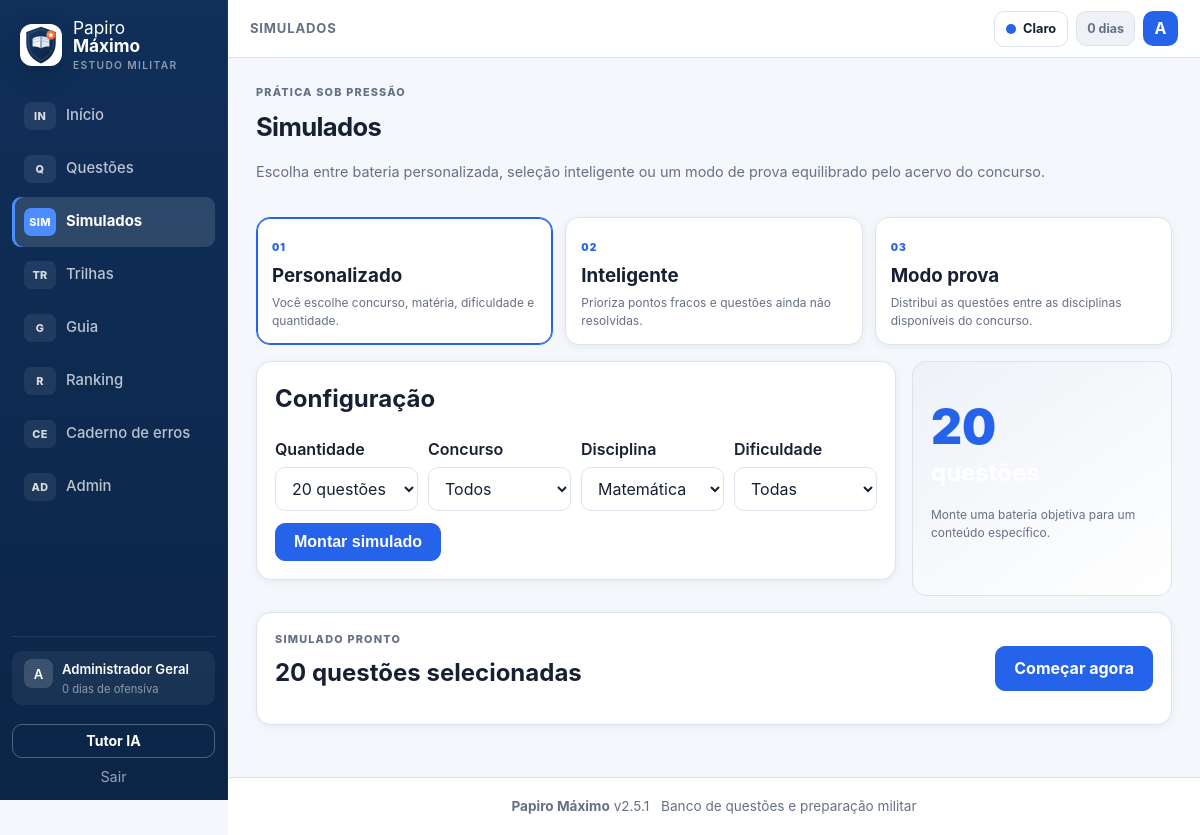
Screenshot of /simulados.php?gerar=1&modo=personalizado&qtd=20&materia=Matemática (signed in) with the database file from the repository.
### tables this page shows
CREATE TABLE IF NOT EXISTS users (
  id INT AUTO_INCREMENT PRIMARY KEY,
  nome VARCHAR(100) NOT NULL,
  email VARCHAR(150) NOT NULL UNIQUE,
  senha_hash VARCHAR(255) NOT NULL,
  foco VARCHAR(20) NOT NULL DEFAULT 'EFOMM',
  role VARCHAR(10) NOT NULL DEFAULT 'aluno',
  ofensiva INT NOT NULL DEFAULT 0,
  ultima_atividade DATE NULL,
  created_at TIMESTAMP DEFAULT CURRENT_TIMESTAMP
);

### includes/config.php (called while the page is built, shortened)
<?php
function url(string $path = ''): string {
    $p = trim($path);
    return BASE_URL . '/' . ltrim($p, '/');
}

### includes/helpers.php (called while the page is built, shortened)
<?php
function e($s): string { return htmlspecialchars((string)($s ?? ''), ENT_QUOTES, 'UTF-8'); }

### includes/db.php (called while the page is built, shortened)
<?php
function db(): PDO {
    static $pdo = null;
    if ($pdo instanceof PDO) return $pdo;
    if (DB_DRIVER === 'sqlite') {
        $dir = dirname(DB_SQLITE_PATH);
        if (!is_dir($dir)) mkdir($dir, 0775, true);
        $pdo = new PDO('sqlite:' . DB_SQLITE_PATH);
    } else {
        $dsn = sprintf('mysql:host=%s;dbname=%s;charset=utf8mb4', DB_HOST, DB_NAME);
        $pdo = new PDO($dsn, DB_USER, DB_PASS);
    }
    $pdo->setAttribute(PDO::ATTR_ERRMODE, PDO::ERRMODE_EXCEPTION);
    $pdo->setAttribute(PDO::ATTR_DEFAULT_FETCH_MODE, PDO::FETCH_ASSOC);
    return $pdo;
}

### includes/auth.php (called while the page is built, shortened)
<?php
function current_user(): ?array {
    static $cache = null;
    if ($cache === null) {
        $st = db()->prepare('SELECT * FROM users WHERE id = ?');
        $st->execute([(int)$_SESSION['user_id']]);
        $cache = $st->fetch() ?: false;
    }
    return $cache === false ? null : $cache;
}
function is_admin(?array $u = null): bool {
    $u = $u ?? current_user();
    return $u !== null && (($u['role'] ?? '') === 'admin');
}

### simulados.php (the view, shortened to what this page needs)
<?php
$user=current_user(); $uid=$user?(int)$user['id']:0; $pdo=db();
function sim_rand_sql(PDO $pdo): string { return (string)$pdo->getAttribute(PDO::ATTR_DRIVER_NAME)==='sqlite'?'RANDOM()':'RAND()'; }
function sim_pick(PDO $pdo, array $where, array $params, int $limit, bool $unanswered=false, int $uid=0): array {
    if($unanswered&&$uid){$where[]='NOT EXISTS (SELECT 1 FROM respostas r WHERE r.user_id=? AND r.questao_id=q.id)';$params[]=$uid;}
    $sql='SELECT q.* FROM questoes q WHERE '.implode(' AND ',$where).' ORDER BY '.sim_rand_sql($pdo).' LIMIT '.max(1,$limit);
    $st=$pdo->prepare($sql);$st->execute($params);return $st->fetchAll();
}
    $title='Resultado do simulado';$active='simulados';include __DIR__.'/includes/header.php';?>
    <?php include __DIR__.'/includes/footer.php';exit;
$qtd=(int)($_GET['qtd']??10);if(!in_array($qtd,[5,10,15,20,30,40,50],true))$qtd=10;
$modo=(string)($_GET['modo']??'personalizado');if(!in_array($modo,['personalizado','inteligente','prova'],true))$modo='personalizado';
$concurso=(string)($_GET['concurso']??($modo==='prova'&&$user?(string)$user['foco']:''));if(!in_array($concurso,CONCURSOS_TODOS,true))$concurso='';
$materia=(string)($_GET['materia']??'');if(!in_array($materia,MATERIAS,true))$materia='';
$dif=(string)($_GET['dificuldade']??'');if(!in_array($dif,DIFICULDADES,true))$dif='';
$gerar=isset($_GET['gerar']);$lista=[];$execId=0;$intelligenceNote='';
if($gerar){
    if($modo==='prova'&&$concurso!=='')$lista=sim_balanced($pdo,$concurso,$qtd,$uid);
    else{
        $where=['q.ativo=1'];$params=[];if($concurso!==''){$where[]='q.concurso=?';$params[]=$concurso;}if($materia!==''){$where[]='q.materia=?';$params[]=$materia;}if($dif!==''){$where[]='q.dificuldade=?';$params[]=$dif;}
        $lista=sim_pick($pdo,$where,$params,$qtd,true,$uid);if(count($lista)<$qtd)$lista=sim_pick($pdo,$where,$params,$qtd,false,$uid);
    }
    if($uid&&$lista){$ids=array_map('intval',array_column($lista,'id'));$pdo->prepare('INSERT INTO simulados_execucoes (user_id,modo,concurso,materia,qtd,ids_json,config_json,inicio,respondidas,avaliadas,acertos) VALUES (?,?,?,?,?,?,?,?,0,0,0)')->execute([$uid,$modo,$concurso,$materia,count($ids),json_encode($ids),json_encode(['dificuldade'=>$dif],JSON_UNESCAPED_UNICODE),now_str()]);$execId=(int)$pdo->lastInsertId();$_SESSION['simulado_atual']=['id'=>$execId,'ids'=>$ids];}
}
$title='Simulados';$active='simulados';include __DIR__.'/includes/header.php';
?>
<div class="page-head"><div><span class="eyebrow">PRÁTICA SOB PRESSÃO</span><h1>Simulados</h1><p class="muted">Escolha entre bateria personalizada, seleção inteligente ou um modo de prova equilibrado pelo acervo do concurso.</p></div></div>
<div class="sim-mode-grid">
  <a class="sim-mode-card <?= $modo==='personalizado'?'active':'' ?>" href="<?= e(url('simulados.php?modo=personalizado')) ?>"><span>01</span><h3>Personalizado</h3><p>Você escolhe concurso, matéria, dificuldade e quantidade.</p></a>
  <a class="sim-mode-card <?= $modo==='inteligente'?'active':'' ?>" href="<?= e(url('simulados.php?modo=inteligente')) ?>"><span>02</span><h3>Inteligente</h3><p>Prioriza pontos fracos e questões ainda não resolvidas.</p></a>
  <a class="sim-mode-card <?= $modo==='prova'?'active':'' ?>" href="<?= e(url('simulados.php?modo=prova')) ?>"><span>03</span><h3>Modo prova</h3><p>Distribui as questões entre as disciplinas disponíveis do concurso.</p></a>
</div>
<div class="sim-builder"><div class="card"><h2>Configuração</h2><form method="get" class="form"><input type="hidden" name="gerar" value="1"><input type="hidden" name="modo" value="<?= e($modo) ?>"><div class="sim-options"><label>Quantidade<select name="qtd"><?php foreach([5,10,15,20,30,40,50] as $n):?><option value="<?= $n ?>" <?= $qtd===$n?'selected':'' ?>><?= $n ?> questões</option><?php endforeach;?></select></label><label>Concurso<select name="concurso"><option value="">Todos</option><?php foreach(CONCURSOS_TODOS as $c):if($c==='Outro')continue;?><option value="<?= e($c) ?>" <?= $concurso===$c?'selected':'' ?>><?= e(concurso_nome($c)) ?></option><?php endforeach;?></select></label><?php if($modo==='personalizado'):?><label>Disciplina<select name="materia"><option value="">Todas</option><?php foreach(MATERIAS as $m):if($m==='Geral')continue;?><option value="<?= e($m) ?>" <?= $materia===$m?'selected':'' ?>><?= e($m) ?></option><?php endforeach;?></select></label><label>Dificuldade<select name="dificuldade"><option value="">Todas</option><?php foreach(DIFICULDADES as $d):?><option <?= $dif===$d?'selected':'' ?>><?= e($d) ?></option><?php endforeach;?></select></label><?php endif;?></div><button class="btn btn-primary" type="submit">Montar simulado</button></form></div><aside class="sim-summary"><div class="sim-kpi"><?= $gerar?count($lista):$qtd ?></div><h2>questões</h2><p><?= $modo==='inteligente'?'O algoritmo usa seu histórico real para escolher a bateria.':($modo==='prova'?'A seleção é equilibrada entre as matérias existentes no acervo do concurso.':'Monte uma bateria objetiva para um conteúdo específico.') ?></p></aside></div>
<?php if($gerar):?><div class="card sim-ready"><div><span class="eyebrow">SIMULADO PRONTO</span><h2><?= count($lista) ?> questões selecionadas</h2><p class="muted"><?= e($intelligenceNote) ?></p></div><?php if($lista):?><a class="btn btn-primary" href="<?= e(url('resolver.php?id='.(int)$lista[0]['id'].'&sim_id='.$execId.'&pos=0')) ?>">Começar agora</a><?php endif;?></div><?php endif;?>
<?php include __DIR__.'/includes/footer.php'; ?>

### includes/header.php (shortened to what this page needs)
<?php
$user = current_user();
$nav = [
    ['inicio', 'Início', 'IN', 'index.php'],
    ['questoes', 'Questões', 'Q', 'questoes.php'],
    ['simulados', 'Simulados', 'SIM', 'simulados.php'],
    ['trilhas', 'Trilhas', 'TR', 'trilhas.php'],
    ['guia', 'Guia', 'G', 'guia.php'],
    ['ranking', 'Ranking', 'R', 'ranking.php'],
    ['caderno', 'Caderno de erros', 'CE', 'caderno.php'],
];
?>
<!DOCTYPE html>
<html lang="pt-BR">
<head>
<link rel="stylesheet" href="<?= e(url('assets/css/style.css?v=' . rawurlencode(APP_VERSION))) ?>">
<link rel="stylesheet" href="<?= e(url('assets/css/papiro-v2.css?v=' . rawurlencode(APP_VERSION))) ?>">
</head>
<body>
<div class="shell">
  <aside class="sidebar" id="sidebar">
    <a class="brand" href="<?= e(url('index.php')) ?>">
      <img class="brand-logo" src="<?= e(url('icons/papiro-logo.svg')) ?>" alt="Papiro Máximo">
      <span class="brand-name">Papiro <b>Máximo</b><small>estudo militar</small></span>
    </a>
    <nav class="nav">
      <?php foreach ($nav as [$key, $label, $icon, $href]): ?>
        <a href="<?= e(url($href)) ?>" class="<?= ($active ?? '') === $key ? 'active' : '' ?>"><span class="nav-glyph"><?= e($icon) ?></span><span><?= e($label) ?></span></a>
      <?php endforeach; ?>
      <?php if ($user && is_admin($user)): ?>
        <a href="<?= e(url('admin/index.php')) ?>" class="<?= ($active ?? '') === 'admin' ? 'active' : '' ?>"><span class="nav-glyph">AD</span><span>Admin</span></a>
      <?php endif; ?>
    </nav>
    <div class="side-foot">
      <?php if ($user): ?>
        <a class="user-chip" href="<?= e(url('perfil.php')) ?>"><span class="mini-avatar"><?= e(mb_strtoupper(mb_substr($user['nome'],0,1))) ?></span><span><?= e($user['nome']) ?><small><?= (int)$user['ofensiva'] ?> dias de ofensiva</small></span></a>
        <div class="side-foot-actions">
          <a class="btn btn-ghost btn-block btn-small" href="<?= e(url('ia.php')) ?>">Tutor IA</a>
          <a class="logout" href="<?= e(url('logout.php')) ?>">Sair</a>
        </div>
      <?php else: ?>
        <a class="btn btn-primary btn-block" href="<?= e(url('login.php')) ?>">Entrar</a>
        <a class="btn btn-ghost btn-block" href="<?= e(url('cadastro.php')) ?>">Criar conta</a>
      <?php endif; ?>
    </div>
  </aside>
  <div class="main-col">
    <header class="topbar">
      <div class="topbar-left">
        <span class="top-context"><?= e($title ?? 'Início') ?></span>
      </div>
      <div class="top-right">
        <button class="theme-toggle" id="themeToggle" type="button" aria-label="Alternar tema"><span class="theme-dot"></span><span id="themeLabel">Tema</span></button>
        <?php if ($user): ?>
          <span class="streak" title="Ofensiva"><?= (int)$user['ofensiva'] ?> dias</span>
          <a class="avatar" href="<?= e(url('perfil.php')) ?>" title="<?= e($user['nome']) ?>"><?= e(mb_strtoupper(mb_substr($user['nome'], 0, 1))) ?></a>
        <?php else: ?>
          <a class="btn btn-small" href="<?= e(url('login.php')) ?>">Entrar</a>
          <a class="btn btn-primary btn-small" href="<?= e(url('cadastro.php')) ?>">Criar conta</a>
        <?php endif; ?>
      </div>
    </header>
    <main class="content">

### assets/css/style.css (style rules this page uses)
:root { --navy:#0b1b33; --navy2:#13294f; --navy3:#1d3a68; --gold:#e3a82b; --gold2:#f5c451; --gold-soft:#fdf3d7; --bg:#f1ecdd; --card:#fffdf6; --line:#e2d9c2; --ink:#1d2433; --muted:#6f6a5c; --ok:#15803d; --ok-bg:#e5f5e9; --err:#b91c1c; --err-bg:#fdecec; --info:#1d4ed8; --info-bg:#e8effe; --radius:14px; --shadow:0 2px 10px rgba(11,27,51,.08); }
* { box-sizing:border-box }
html { -webkit-text-size-adjust:100% }
body { margin:0;font-family:"Segoe UI",system-ui,-apple-system,Roboto,Arial,sans-serif;background:var(--bg);color:var(--ink);line-height:1.55 }
a { color:var(--navy3);text-decoration:none }
.muted { color:var(--muted);font-size:.9em }
.shell { display:flex;min-height:100vh }
.sidebar { width:250px;flex-shrink:0;background:linear-gradient(180deg,var(--navy),var(--navy2));color:#fff;position:sticky;top:0;height:100vh;display:flex;flex-direction:column;padding:18px 14px;z-index:60 }
.brand { display:flex;align-items:center;gap:10px;color:#fff;font-size:1.15rem;padding:4px 8px 16px }
.brand-name b { color:var(--gold2) }
.nav { display:flex;flex-direction:column;gap:2px;overflow-y:auto }
.nav a { display:flex;gap:10px;align-items:center;color:#dbe4f3;padding:9px 12px;border-radius:10px;font-weight:500 }
.nav a.active { background:var(--gold);color:var(--navy);font-weight:700 }
.side-foot { margin-top:auto;display:flex;flex-direction:column;gap:8px;padding-top:14px;border-top:1px solid rgba(255,255,255,.15) }
.user-chip { color:#fff;background:rgba(255,255,255,.1);padding:8px 12px;border-radius:10px;font-weight:600 }
.user-chip small { color:var(--gold2);font-weight:400 }
.logout { color:#f3b6b6;font-size:.9rem;text-align:center }
.main-col { flex:1;min-width:0;display:flex;flex-direction:column }
.topbar { position:sticky;top:0;z-index:50;display:flex;align-items:center;gap:12px;background:rgba(255,253,246,.92);backdrop-filter:blur(6px);border-bottom:1px solid var(--line);padding:10px 20px }
.top-right { margin-left:auto;display:flex;align-items:center;gap:10px }
.streak { background:var(--gold-soft);border:1px solid var(--gold);border-radius:20px;padding:3px 12px;font-weight:700;color:#8a5c00 }
.avatar { width:36px;height:36px;border-radius:50%;background:var(--navy);color:#fff;display:flex;align-items:center;justify-content:center;font-weight:700 }
.content { padding:22px;max-width:1080px;width:100%;margin:0 auto;flex:1 }
.page-head { display:flex;align-items:center;gap:12px;margin:4px 0 16px;flex-wrap:wrap }
.page-head h1 { font-size:1.5rem;margin:0;color:var(--navy) }
.card { background:var(--card);border:1px solid var(--line);border-radius:var(--radius);box-shadow:var(--shadow);padding:18px;margin-bottom:16px }
.card h2,.card h3 { margin-top:0;color:var(--navy) }
.btn { display:inline-block;border:1px solid var(--navy);background:#fff;color:var(--navy);border-radius:10px;padding:9px 18px;font-weight:600;cursor:pointer;font-size:1rem }
.btn-ghost { background:transparent;border-color:rgba(255,255,255,.5);color:#fff }
.btn-small { padding:5px 12px;font-size:.88rem }
.btn-block { display:block;text-align:center;width:100% }
.form label { display:block;margin-bottom:12px;font-weight:600;color:var(--navy) }
.form input,.form select,.form textarea { display:block;width:100%;margin-top:5px;padding:10px 12px;border:1px solid #c9c0a4;border-radius:10px;font-size:1rem;font-family:inherit;background:#fff;color:var(--ink) }

### rows the page displays
users: nome "A", nome "Administrador Geral", ofensiva "0"

### other values shown
$icon "IN"
$label "Início"
$icon "Q"
$label "Questões"
$icon "SIM"
$label "Simulados"
$icon "TR"
$label "Trilhas"
$icon "G"
$label "Guia"
$icon "R"
$label "Ranking"
$icon "CE"
$label "Caderno de erros"
$title "SIMULADOS"
